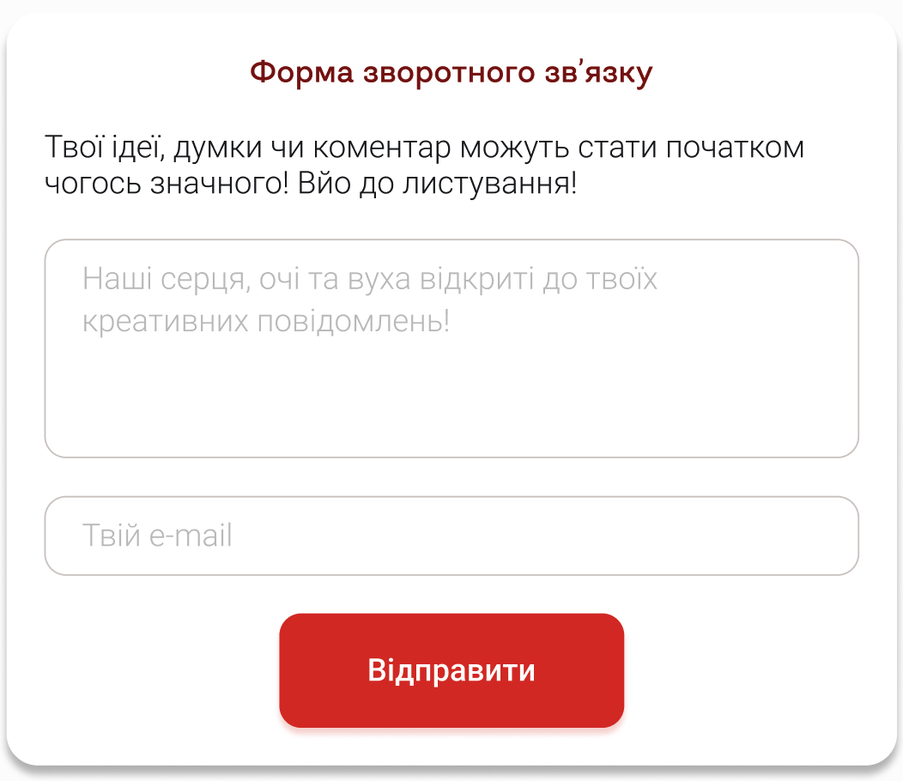
#> input picture dataset/images/4a.png, 903 x 781 px, shrunk from 1052 x 910 before the run
$ python text-edge-segmentation.py
#> lines starting #> are read from the running program, lines starting #| are printed output that depends on the picture; after the words box and inside, x2 and y2 are one past the last pixel; in counts of white or black regions, pixels touching at a corner belong together
import numpy as np
import matplotlib.pyplot as plt
from skimage import io, color, filters, segmentation, morphology, measure
from skimage.color import label2rgb
from skimage.feature import canny
from skimage.transform import hough_ellipse
from skimage.draw import ellipse_perimeter

plt.rcParams["figure.figsize"] = (12, 8)

# Load image from filesystem
image_path = '../dataset/images/4a.png'
image = io.imread(image_path)
#> image is the input picture: shape (781, 903, 4); mean R, G, B, A 247.7, 238.1, 237.9, 255

if image.shape[-1] == 4:
    image = image[:, :, :3]
#> image: shape (781, 903, 3)
# Convert to grayscale

image_gray = color.rgb2gray(image)
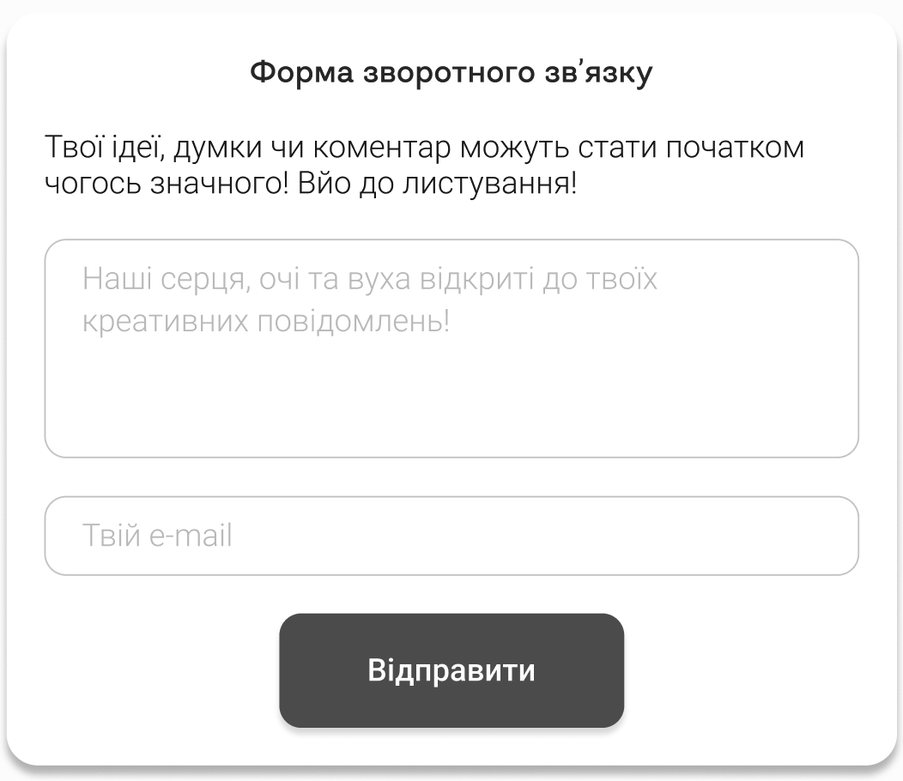
#> image_gray: shape (781, 903) float64; min 0, max 1, mean 0.942

# Text detection using simple thresholding (you may need to fine-tune the threshold)
text_mask = image_gray < 0.5
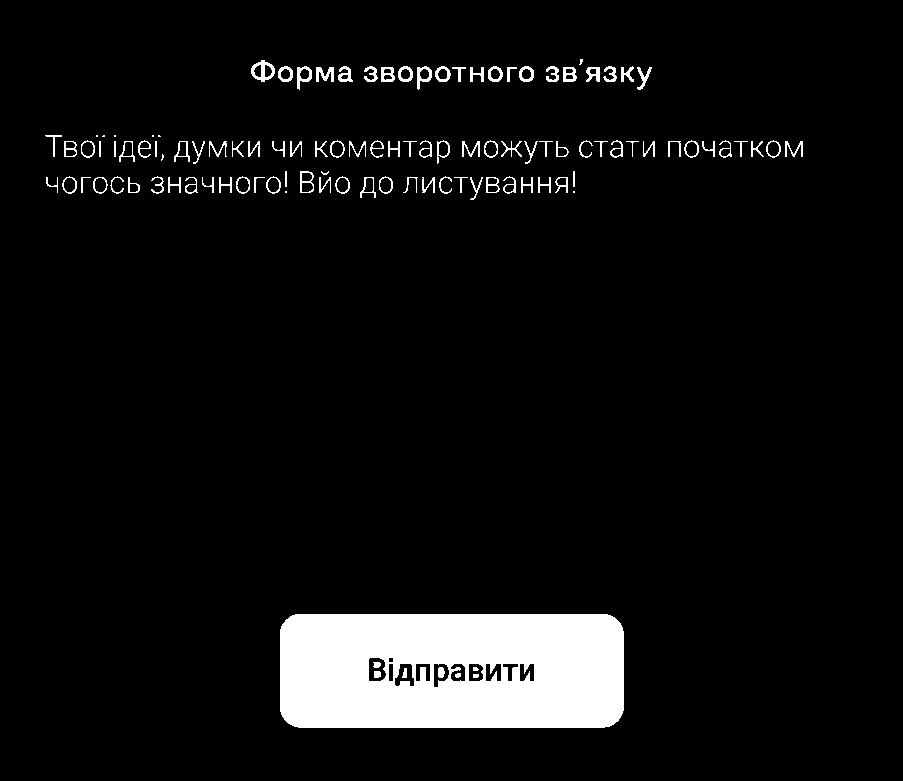
#> text_mask: shape (781, 903) bool; 6.4% white; 112 white regions (10 under 20 px), largest, box (x1, y1, x2, y2) and area: (280, 614, 624, 728) 36852, (251, 60, 275, 82) 249, (316, 67, 334, 82) 168

# Edge detection using Canny
edges = filters.sobel(image_gray)
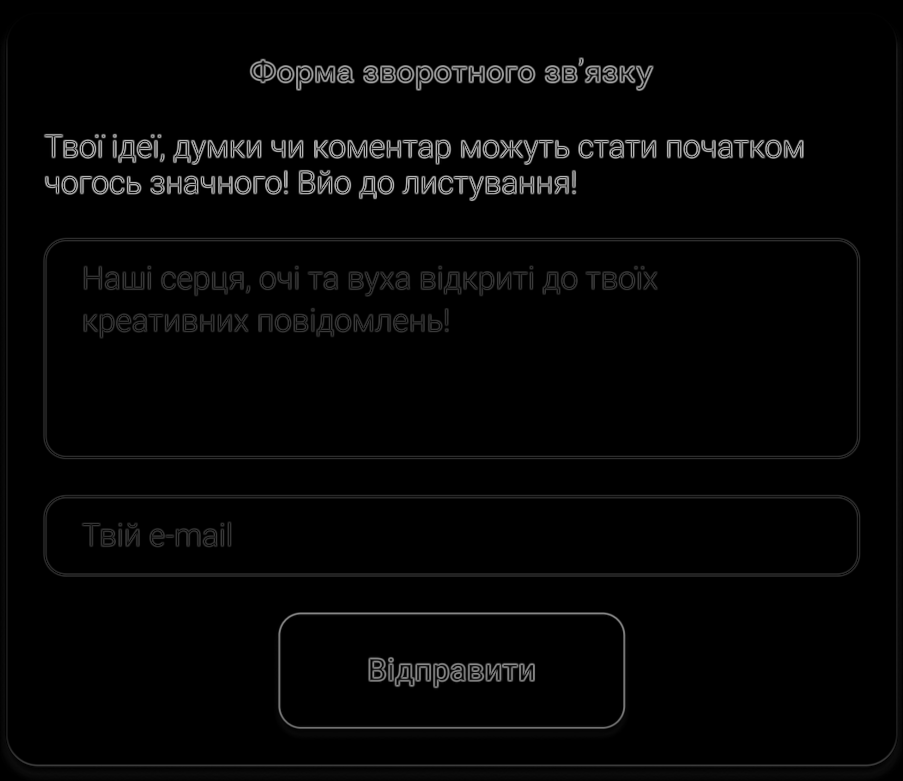
#> edges: shape (781, 903) float64; min 0, max 0.712, mean 0.0218

# Combine text mask with edges
combined_mask = np.logical_or(edges, text_mask)
#> combined_mask: shape (781, 903) bool; 21.8% white; 33 white regions, largest, box (x1, y1, x2, y2) and area: (273, 609, 631, 741) 46018, (0, 12, 903, 781) 30847, (41, 235, 863, 462) 13148

# Apply morphological operations to enhance the mask
combined_mask = morphology.binary_dilation(combined_mask)
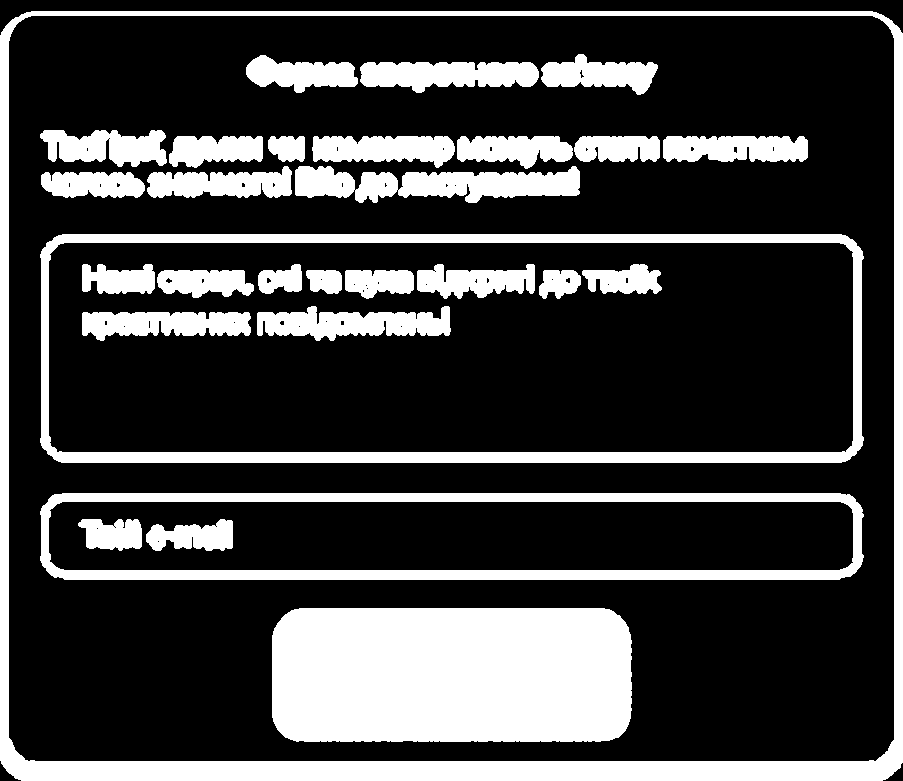
#> combined_mask: shape (781, 903) bool; 26% white; 29 white regions, largest, box (x1, y1, x2, y2) and area: (272, 608, 632, 742) 47255, (0, 11, 903, 781) 35875, (40, 234, 864, 463) 19715

# Label connected components in the mask
labeled_mask, num_labels = measure.label(combined_mask, connectivity=2, return_num=True)
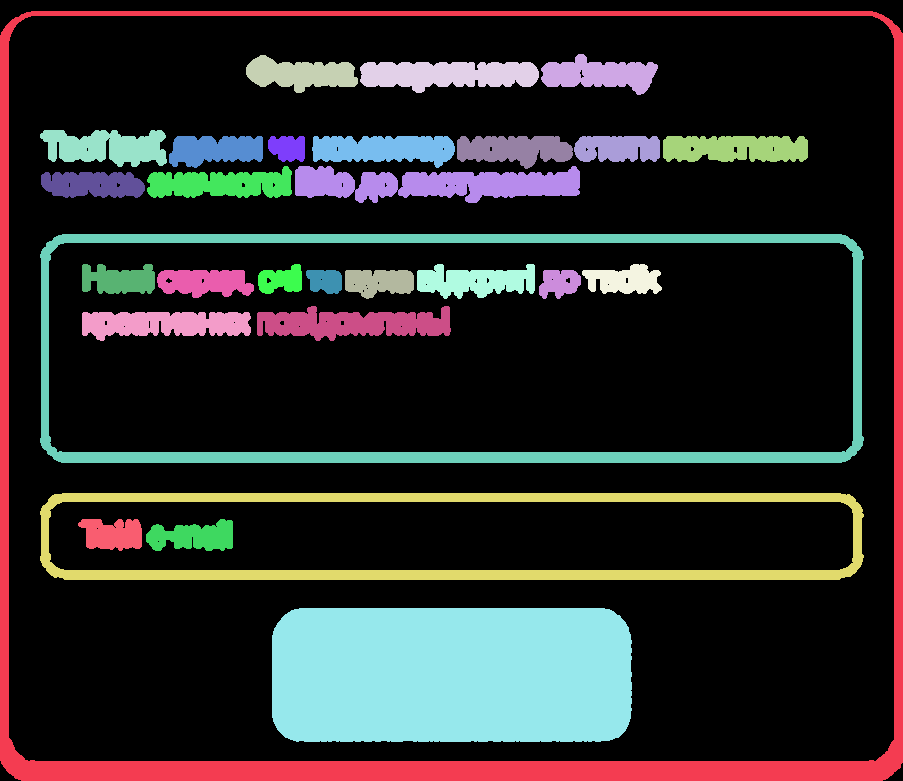
#> labeled_mask: shape (781, 903) int32; 30 distinct labels, from 0 to 29; one colour per label, 0 black
#> num_labels = 29

# Apply the mask to the original image and display each group in a different color
segmented_image = label2rgb(labeled_mask, image=image, bg_label=0)
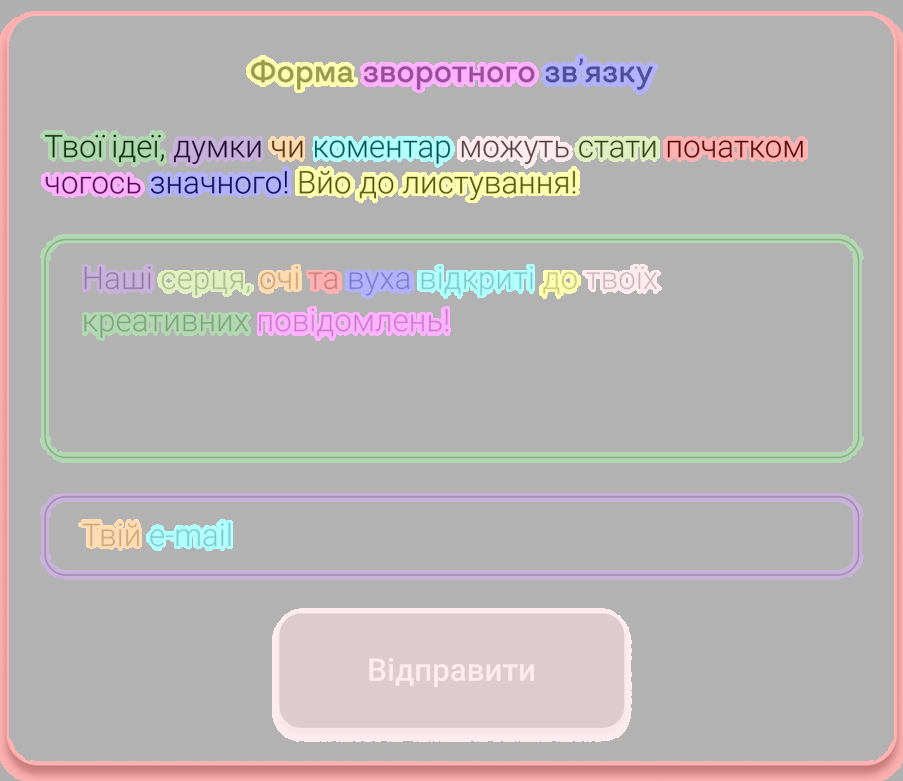
#> segmented_image: shape (781, 903, 3) float64; mean R, G, B 0.733, 0.712, 0.714

# Plot the results
fig, (ax1, ax2, ax3) = plt.subplots(1, 3, figsize=(18, 6), sharex=True, sharey=True)

ax1.imshow(image)
ax1.set_title('Original Image')

ax2.imshow(text_mask, cmap='gray')
ax2.set_title('Text Mask')

ax3.imshow(segmented_image)
ax3.set_title('Combined Segmentation')

plt.show()

$ run again, with dataset/images/1a.png copied over dataset/images/4a.png
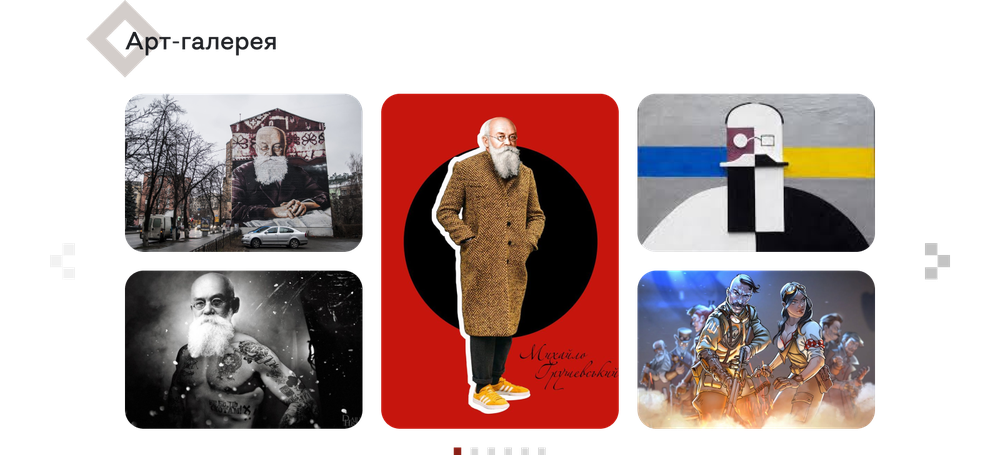
#> input picture dataset/images/1a.png, 1000 x 455 px, shrunk from 1600 x 728 before the run
#> image is the input picture: shape (455, 1000, 4); mean R, G, B, A 68.1, 47.3, 45.6, 130.3
#> image: shape (455, 1000, 3)
#> `text_mask = image_gray < 0.5`:
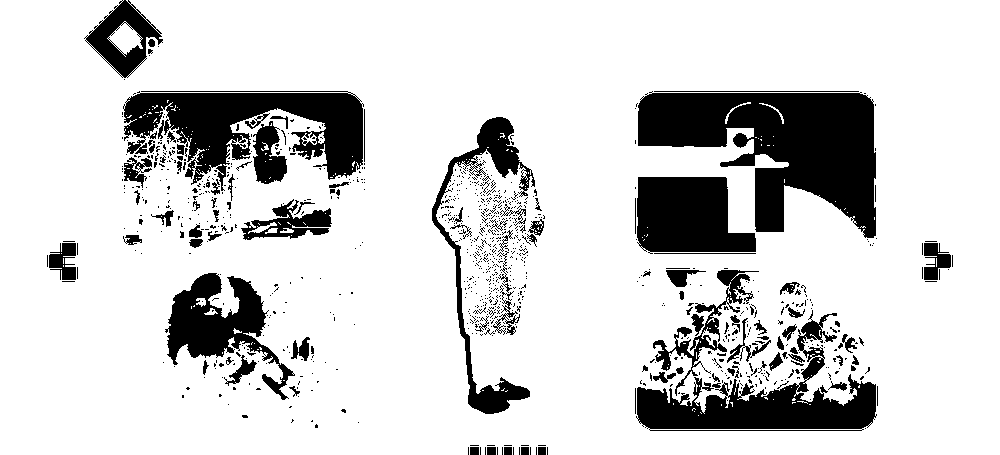
#> text_mask: shape (455, 1000) bool; 82.8% white; 958 black regions (853 under 20 px), largest, box (x1, y1, x2, y2) and area: (638, 91, 876, 238) 19974, (123, 91, 364, 191) 12213, (636, 310, 877, 431) 9750
#> labeled_mask: shape (455, 1000) int32; values 0 (black) and 1 (white), 99.9% white; 14 black regions (10 under 20 px), largest, box (x1, y1, x2, y2) and area: (262, 97, 282, 105) 105, (200, 115, 206, 122) 25, (930, 247, 934, 253) 24, (226, 113, 236, 117) 20
#> num_labels = 1
#> `segmented_image = label2rgb(labeled_mask, image=image, bg_label=0)`:
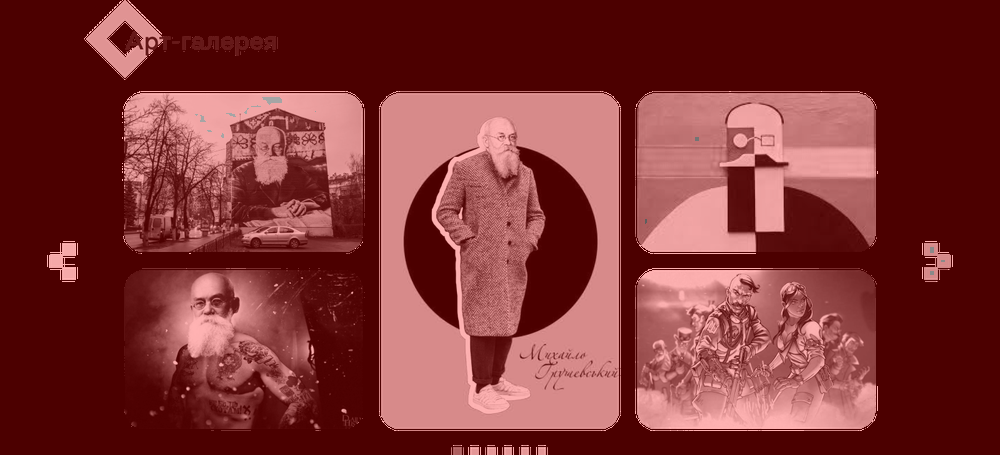
#> segmented_image: shape (455, 1000, 3) float64; mean R, G, B 0.497, 0.197, 0.197

$ run again, with dataset/images/3a.png copied over dataset/images/4a.png
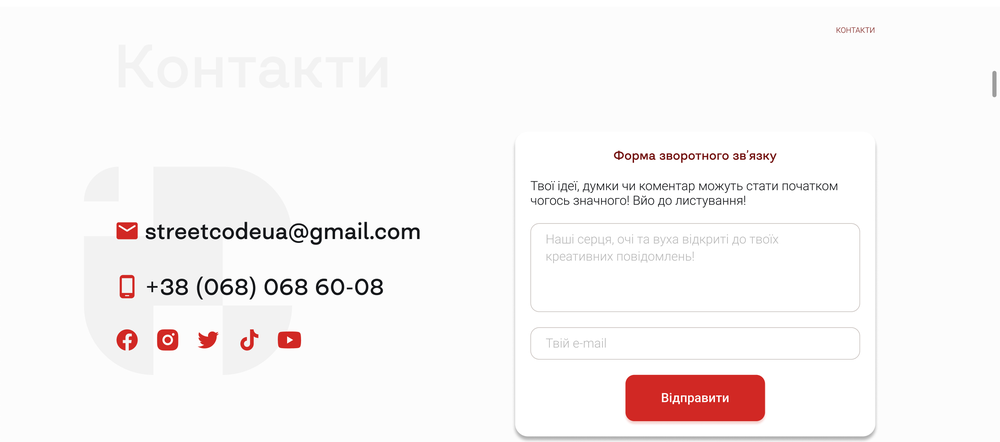
#> input picture dataset/images/3a.png, 1000 x 442 px, shrunk from 2880 x 1272 before the run
#> image is the input picture: shape (442, 1000, 4); mean R, G, B, A 248.5, 245.2, 245.2, 255
#> image: shape (442, 1000, 3)
#> text_mask: shape (442, 1000) bool; 2.7% white; 228 white regions (166 under 20 px), largest, box (x1, y1, x2, y2) and area: (626, 375, 765, 421) 5981, (278, 332, 301, 348) 329, (157, 330, 178, 350) 293
#> `labeled_mask, num_labels = measure.label(combined_mask, connectivity=2..`:
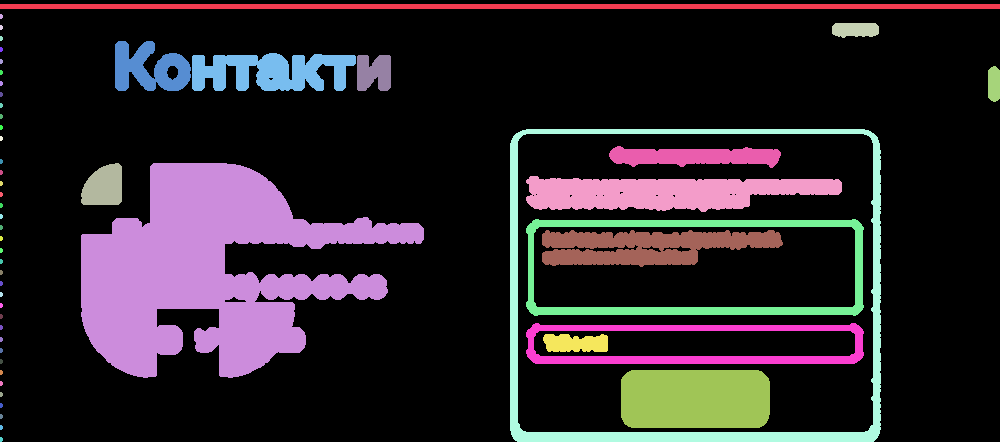
#> labeled_mask: shape (442, 1000) int32; 55 distinct labels, from 0 to 54; one colour per label, 0 black
#> num_labels = 54
#> `segmented_image = label2rgb(labeled_mask, image=image, bg_label=0)`:
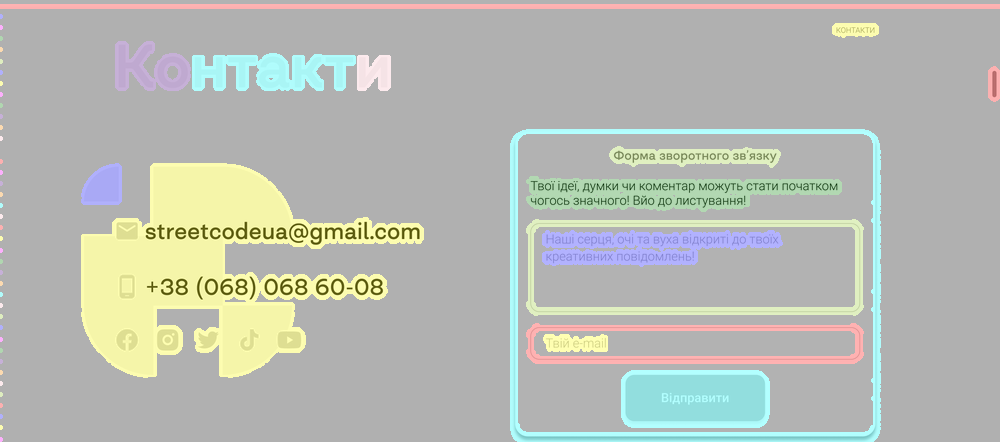
#> segmented_image: shape (442, 1000, 3) float64; mean R, G, B 0.721, 0.733, 0.706
